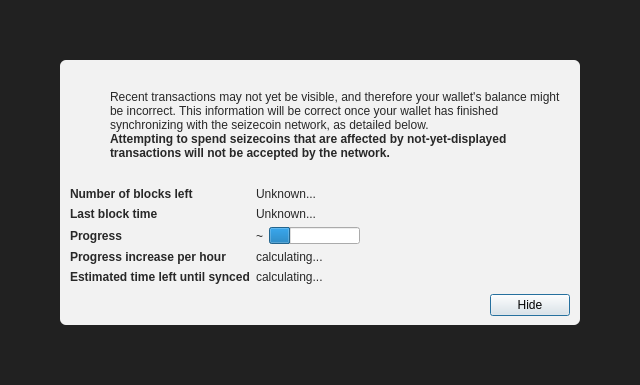
<?xml version="1.0" encoding="UTF-8"?>
<ui version="4.0">
 <class>ModalOverlay</class>
 <widget class="ModalOverlay" name="ModalOverlay">
  <property name="geometry">
   <rect>
    <x>0</x>
    <y>0</y>
    <width>640</width>
    <height>385</height>
   </rect>
  </property>
  <property name="windowTitle">
   <string>Form</string>
  </property>
  <layout class="QVBoxLayout" name="verticalLayout" stretch="0">
   <property name="sizeConstraint">
    <enum>QLayout::SetDefaultConstraint</enum>
   </property>
   <property name="leftMargin">
    <number>0</number>
   </property>
   <property name="topMargin">
    <number>0</number>
   </property>
   <property name="rightMargin">
    <number>0</number>
   </property>
   <property name="bottomMargin">
    <number>0</number>
   </property>
   <item>
    <widget class="QWidget" name="bgWidget" native="true">
     <property name="styleSheet">
      <string notr="true">#bgWidget { background: rgba(0,0,0,220); }</string>
     </property>
     <layout class="QVBoxLayout" name="verticalLayoutMain" stretch="1">
      <property name="leftMargin">
       <number>60</number>
      </property>
      <property name="topMargin">
       <number>60</number>
      </property>
      <property name="rightMargin">
       <number>60</number>
      </property>
      <property name="bottomMargin">
       <number>60</number>
      </property>
      <item>
       <widget class="QWidget" name="contentWidget" native="true">
        <property name="styleSheet">
         <string notr="true">#contentWidget { background: rgba(255,255,255,240); border-radius: 6px; }

QLabel { color: rgb(40,40,40);  }</string>
        </property>
        <layout class="QVBoxLayout" name="verticalLayoutSub" stretch="1,0,0,0">
         <property name="spacing">
          <number>0</number>
         </property>
         <property name="leftMargin">
          <number>10</number>
         </property>
         <property name="topMargin">
          <number>10</number>
         </property>
         <property name="rightMargin">
          <number>10</number>
         </property>
         <property name="bottomMargin">
          <number>10</number>
         </property>
         <item>
          <layout class="QHBoxLayout" name="horizontalLayoutIconText" stretch="0,1">
           <property name="topMargin">
            <number>20</number>
           </property>
           <item>
            <layout class="QVBoxLayout" name="verticalLayoutIcon">
             <property name="leftMargin">
              <number>0</number>
             </property>
             <item>
              <widget class="QPushButton" name="warningIcon">
               <property name="enabled">
                <bool>false</bool>
               </property>
               <property name="text">
                <string/>
               </property>
               <property name="icon">
                <iconset>
                 <normaloff>:/icons/warning</normaloff>
                 <disabledoff>:/icons/warning</disabledoff>:/icons/warning</iconset>
               </property>
               <property name="iconSize">
                <size>
                 <width>48</width>
                 <height>48</height>
                </size>
               </property>
               <property name="flat">
                <bool>true</bool>
               </property>
              </widget>
             </item>
             <item>
              <spacer name="verticalSpacerWarningIcon">
               <property name="orientation">
                <enum>Qt::Vertical</enum>
               </property>
               <property name="sizeHint" stdset="0">
                <size>
                 <width>20</width>
                 <height>40</height>
                </size>
               </property>
              </spacer>
             </item>
            </layout>
           </item>
           <item>
            <layout class="QVBoxLayout" name="verticalLayoutInfoText">
             <property name="leftMargin">
              <number>0</number>
             </property>
             <property name="topMargin">
              <number>0</number>
             </property>
             <item>
              <widget class="QLabel" name="infoText">
               <property name="text">
                <string>Recent transactions may not yet be visible, and therefore your wallet's balance might be incorrect. This information will be correct once your wallet has finished synchronizing with the seizecoin network, as detailed below.</string>
               </property>
               <property name="textFormat">
                <enum>Qt::RichText</enum>
               </property>
               <property name="wordWrap">
                <bool>true</bool>
               </property>
              </widget>
             </item>
             <item>
              <widget class="QLabel" name="infoTextStrong">
               <property name="font">
                <font>
                 <weight>75</weight>
                 <bold>true</bold>
                </font>
               </property>
               <property name="text">
                <string>Attempting to spend seizecoins that are affected by not-yet-displayed transactions will not be accepted by the network.</string>
               </property>
               <property name="textFormat">
                <enum>Qt::RichText</enum>
               </property>
               <property name="wordWrap">
                <bool>true</bool>
               </property>
              </widget>
             </item>
             <item>
              <spacer name="verticalSpacerInTextSpace">
               <property name="orientation">
                <enum>Qt::Vertical</enum>
               </property>
               <property name="sizeHint" stdset="0">
                <size>
                 <width>20</width>
                 <height>40</height>
                </size>
               </property>
              </spacer>
             </item>
            </layout>
           </item>
          </layout>
         </item>
         <item>
          <spacer name="verticalSpacerAfterText">
           <property name="orientation">
            <enum>Qt::Vertical</enum>
           </property>
           <property name="sizeHint" stdset="0">
            <size>
             <width>20</width>
             <height>40</height>
            </size>
           </property>
          </spacer>
         </item>
         <item>
          <layout class="QFormLayout" name="formLayout">
           <property name="fieldGrowthPolicy">
            <enum>QFormLayout::FieldsStayAtSizeHint</enum>
           </property>
           <property name="horizontalSpacing">
            <number>6</number>
           </property>
           <property name="verticalSpacing">
            <number>6</number>
           </property>
           <property name="topMargin">
            <number>10</number>
           </property>
           <item row="0" column="0">
            <widget class="QLabel" name="labelNumberOfBlocksLeft">
             <property name="font">
              <font>
               <weight>75</weight>
               <bold>true</bold>
              </font>
             </property>
             <property name="text">
              <string>Number of blocks left</string>
             </property>
            </widget>
           </item>
           <item row="0" column="1">
            <widget class="QLabel" name="numberOfBlocksLeft">
             <property name="text">
              <string>Unknown...</string>
             </property>
            </widget>
           </item>
           <item row="1" column="0">
            <widget class="QLabel" name="labelLastBlockTime">
             <property name="font">
              <font>
               <weight>75</weight>
               <bold>true</bold>
              </font>
             </property>
             <property name="text">
              <string>Last block time</string>
             </property>
            </widget>
           </item>
           <item row="1" column="1">
            <widget class="QLabel" name="newestBlockDate">
             <property name="sizePolicy">
              <sizepolicy hsizetype="Maximum" vsizetype="Preferred">
               <horstretch>0</horstretch>
               <verstretch>0</verstretch>
              </sizepolicy>
             </property>
             <property name="text">
              <string>Unknown...</string>
             </property>
            </widget>
           </item>
           <item row="2" column="0">
            <widget class="QLabel" name="labelSyncDone">
             <property name="font">
              <font>
               <weight>75</weight>
               <bold>true</bold>
              </font>
             </property>
             <property name="text">
              <string>Progress</string>
             </property>
            </widget>
           </item>
           <item row="2" column="1">
            <layout class="QHBoxLayout" name="horizontalLayoutSync" stretch="0,1">
             <item>
              <widget class="QLabel" name="percentageProgress">
               <property name="text">
                <string notr="true">~</string>
               </property>
              </widget>
             </item>
             <item>
              <widget class="QProgressBar" name="progressBar">
               <property name="value">
                <number>24</number>
               </property>
               <property name="format">
                <string/>
               </property>
              </widget>
             </item>
            </layout>
           </item>
           <item row="4" column="0">
            <widget class="QLabel" name="labelProgressIncrease">
             <property name="font">
              <font>
               <weight>75</weight>
               <bold>true</bold>
              </font>
             </property>
             <property name="text">
              <string>Progress increase per hour</string>
             </property>
            </widget>
           </item>
           <item row="4" column="1">
            <widget class="QLabel" name="progressIncreasePerH">
             <property name="text">
              <string>calculating...</string>
             </property>
            </widget>
           </item>
           <item row="5" column="0">
            <widget class="QLabel" name="labelEstimatedTimeLeft">
             <property name="font">
              <font>
               <weight>75</weight>
               <bold>true</bold>
              </font>
             </property>
             <property name="text">
              <string>Estimated time left until synced</string>
             </property>
            </widget>
           </item>
           <item row="5" column="1">
            <widget class="QLabel" name="expectedTimeLeft">
             <property name="text">
              <string>calculating...</string>
             </property>
            </widget>
           </item>
          </layout>
         </item>
         <item>
          <layout class="QHBoxLayout" name="horizontalLayoutButtons">
           <property name="leftMargin">
            <number>10</number>
           </property>
           <property name="topMargin">
            <number>10</number>
           </property>
           <item>
            <spacer name="horizontalSpacer">
             <property name="orientation">
              <enum>Qt::Horizontal</enum>
             </property>
             <property name="sizeHint" stdset="0">
              <size>
               <width>40</width>
               <height>20</height>
              </size>
             </property>
            </spacer>
           </item>
           <item>
            <widget class="QPushButton" name="closeButton">
             <property name="text">
              <string>Hide</string>
             </property>
             <property name="focusPolicy">
              <enum>Qt::StrongFocus</enum>
             </property>
             <property name="default">
              <bool>true</bool>
             </property>
            </widget>
           </item>
          </layout>
         </item>
        </layout>
       </widget>
      </item>
     </layout>
    </widget>
   </item>
  </layout>
 </widget>
 <customwidgets>
  <customwidget>
   <class>ModalOverlay</class>
   <extends>QWidget</extends>
   <header>qt/modaloverlay.h</header>
   <container>1</container>
  </customwidget>
 </customwidgets>
 <resources/>
 <connections/>
</ui>
